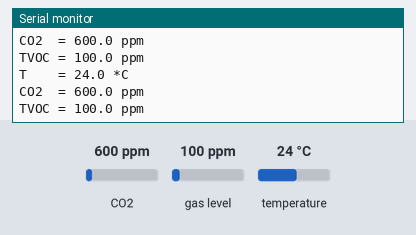
Simulated run of this sketch. Board: Arduino Uno, built with avr-gcc and run on an emulated ATmega328P. On the bench: the last lines printed to the serial monitor. Inputs (shaded band) come from the test bench; at power-on: CO2 600 ppm, gas level 100 ppm, temperature 24 °C.

Above: at 1.2 s.
1.3 s: CO2 set to 452 ppm
At 1.7 s:
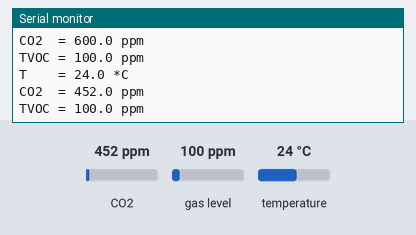
2.8 s: gas level set to 20 ppm
At 3.21 s:
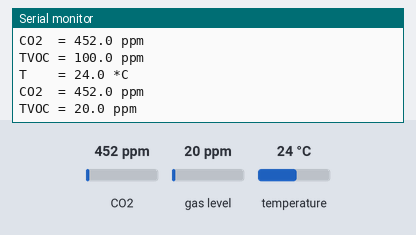
4.3 s: temperature set to 12 °C
At 4.72 s:
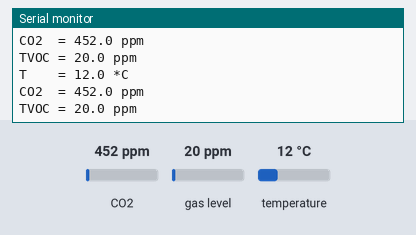

The sketch:

ccs811_sensor_test.ino
```cpp
/*
  Пример работы с модулем цифрового датчика концентрации летучих органических соединений CCS811
  Created by Rostislav Varzar
*/
#include <Wire.h>
#include <Adafruit_Sensor.h>
#include <Adafruit_CCS811.h>

Adafruit_CCS811 ccs811;

void setup() {
  // Инициализация последовательного порта
  Serial.begin(115200);
  // Инициализация и температурная компенсация датчика
  bool ccs_status = ccs811.begin();
  if (!ccs_status)
    Serial.println("Failed to start sensor CCS811!");
  while (!ccs811.available());
  float ccs_temp = ccs811.calculateTemperature();
  ccs811.setTempOffset(ccs_temp - 25.0);
}

void loop() {
  float t = 0;
  float co2 = 0;
  float tvoc = 0;
  // Проверка наличия измеренных данных
  if (ccs811.available())
  {
    t = ccs811.calculateTemperature();
    if (!ccs811.readData())
    {
      // Считывание измеренных данных
      co2 = ccs811.geteCO2();
      tvoc = ccs811.getTVOC();
      // Вывод измеренных значений в терминал
      Serial.println("T    = " + String(t, 1) + " *C");
      Serial.println("CO2  = " + String(co2, 1) + " ppm");
      Serial.println("TVOC = " + String(tvoc, 1) + " ppm");
    }
  }
  delay(250);
}
```

Measured:
- after the input at 1.3 s, the serial monitor: prints a new line after 0.22 s (image 1)
- after the input at 2.8 s, the serial monitor: prints a new line after 0.23 s (image 2)
- after the input at 4.3 s, the serial monitor: prints a new line after 0.24 s (image 3)
